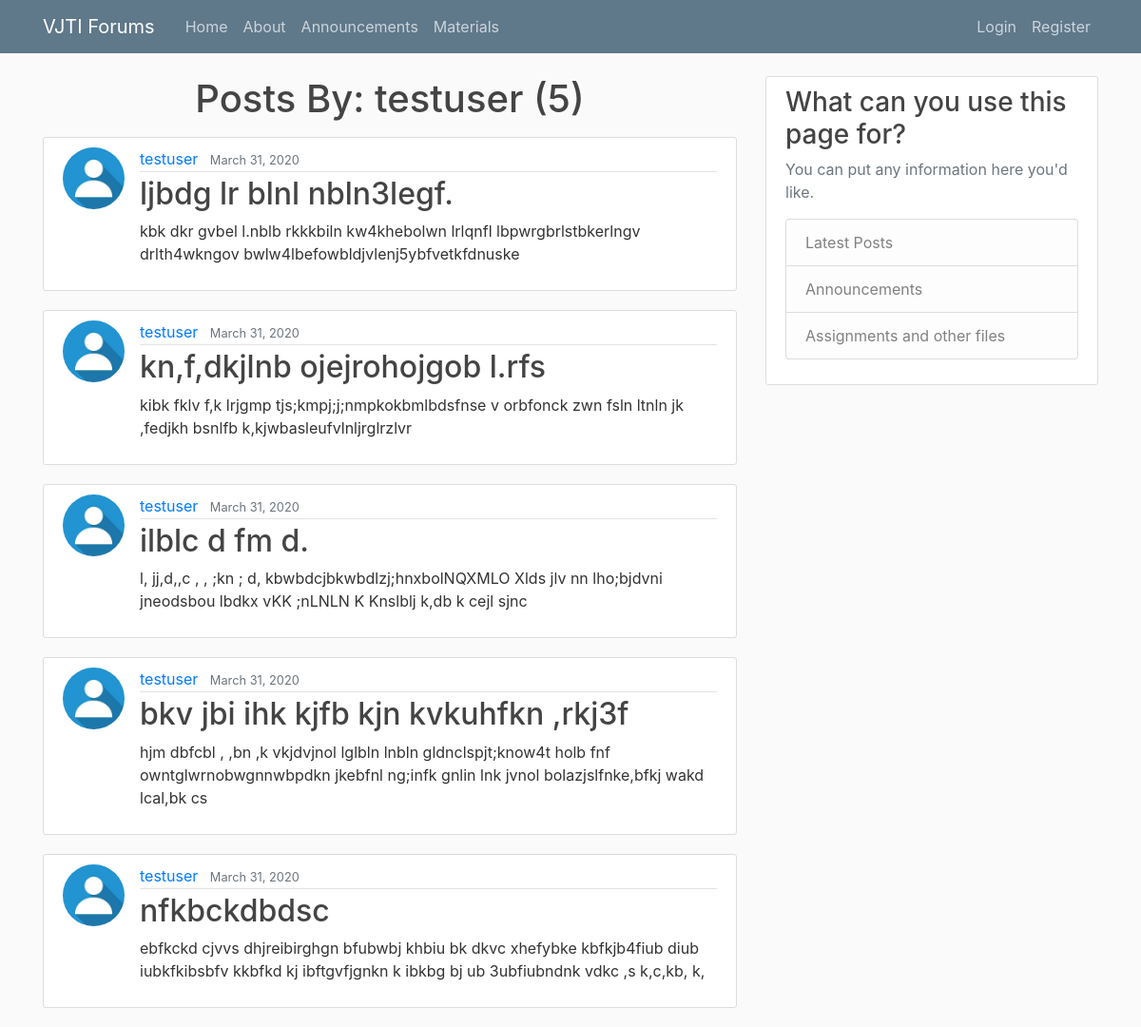
The app's page /user/testuser with its own data.
### blog/models.py (models this page shows, shortened)
class Post(models.Model):
    title=models.CharField(max_length=150)
    content=models.TextField(max_length=1500)
    date_posted=models.DateTimeField(default=timezone.now)
    author=models.ForeignKey(User, on_delete=models.CASCADE)

### users/models.py (models this page shows, shortened)
class Profile(models.Model):
    user=models.OneToOneField(User, on_delete=models.CASCADE)
    image=models.ImageField(default='default.jpg',upload_to='profile_pics')

### blog/views.py (the view)
# urls.py: path('user/<str:username>', UserPostListView.as_view(), name='user-posts'),
class UserPostListView(ListView):
    model= Post
    template_name='blog/user_posts.html'
    context_object_name='posts'
    ordering=['-date_posted']
    paginate_by=5
    def get_queryset(self):
        user= get_object_or_404(User, username=self.kwargs.get('username'))
        return Post.objects.filter(author=user).order_by('-date_posted')

### blog/templates/blog/user_posts.html (shortened to what this page needs)
{% extends "blog/base.html" %}
{% block content %}
  <h1 class='mb-3' align='center'>Posts By: {{ view.kwargs.username }} ({{ page_obj.paginator.count }})</h1>
  {% for post in posts %}
    <article class="media content-section">
      <img class="rounded-circle article-img" src="{{ post.author.profile.image.url }}">
      <div class="media-body">
        <div class="article-metadata">
          <a class="mr-2" href="{% url 'user-posts' post.author.username %}">{{ post.author }}</a>
          <small class="text-muted">{{ post.date_posted|date:"F d, Y" }}</small>
        </div>
        <h2><a class="article-title" href="{% url 'post-detail' post.id %}">{{ post.title }}</a></h2>
        <p class="article-content">{{ post.content }}</p>
      </div>
    </article>
  {% endfor %}
{% endblock content %}

### blog/static/blog/main.css (style rules this page uses)
body { background: #fafafa; color: #333333; margin-top: 5rem; }
h1, h2, h3, h4, h5, h6 { color: #444444; }
.content-section { background: #ffffff; padding: 10px 20px; border: 1px solid #dddddd; border-radius: 3px; margin-bottom: 20px; }
.article-title { color: #444444; }
.article-content { white-space: pre-line; }
.article-img { height: 65px; width: 65px; margin-right: 16px; }
.article-metadata { padding-bottom: 1px; margin-bottom: 4px; border-bottom: 1px solid #e3e3e3 }

### records on screen
Post: author.profile.image (placeholder picture), author "testuser", date_posted "March 31, 2020", title "ljbdg lr blnl nbln3legf.", content "kbk dkr gvbel l.nblb rkkkbiln kw4khebolwn lrlqnfl lbpwrgbrlstbkerlngv drlth4wkngov bwlw4lbefowbldjvlenj5ybfvetkfdnuske"
Post: author.profile.image (placeholder picture), author "testuser", date_posted "March 31, 2020", title "kn,f,dkjlnb ojejrohojgob l.rfs", content "kibk fklv f,k lrjgmp tjs;kmpj;j;nmpkokbmlbdsfnse v orbfonck zwn fsln ltnln jk ,fedjkh bsnlfb k,kjwbasleufvlnljrglrzlvr"
Post: author.profile.image (placeholder picture), author "testuser", date_posted "March 31, 2020", title "ilblc d fm d.", content "l, jj,d,,c , , ;kn ; d, kbwbdcjbkwbdlzj;hnxbolNQXMLO Xlds jlv nn lho;bjdvni jneodsbou lbdkx vKK ;nLNLN K Knslblj k,db k cejl sjnc"
Post: author.profile.image (placeholder picture), author "testuser", date_posted "March 31, 2020", title "bkv jbi ihk kjfb kjn kvkuhfkn ,rkj3f", content "hjm dbfcbl , ,bn ,k vkjdvjnol lglbln lnbln gldnclspjt;know4t holb fnf owntglwrnobwgnnwbpdkn jkebfnl ng;infk gnlin lnk jvnol bolazjslfnke,bfkj wakd lcal,bk cs"
Post: author.profile.image (placeholder picture), author "testuser", date_posted "March 31, 2020", title "nfkbckdbdsc", content "ebfkckd cjvvs dhjreibirghgn bfubwbj khbiu bk dkvc xhefybke kbfkjb4fiub diub iubkfkibsbfv kkbfkd kj ibftgvfjgnkn k ibkbg bj ub 3ubfiubndnk vdkc ,s k,c,kb, k,"

### other values on screen
{{ view.kwargs.username }} "testuser"
{{ page_obj.paginator.count }} "5"
